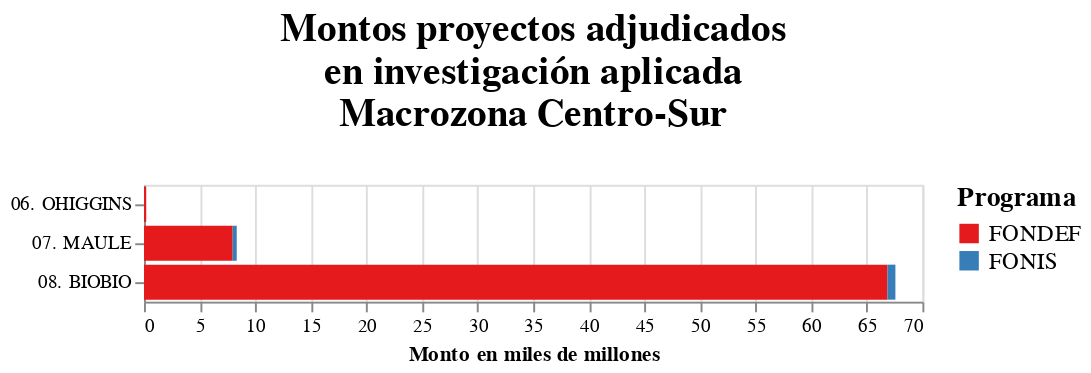

Write notebook code for a chart like this one.
### Code cell
base = alt.Chart(df_consolidado).encode(
    y = alt.Y('REGION_EJECUCION:O',title=None))
bar = base.mark_bar().encode(
    x = alt.X('MONTO ADJUDICADO (MILES $):Q',title='Monto en miles de millones'),
    color= alt.Color('PROGRAMA_CONICYT',title='Programa',scale=alt.Scale(scheme='set1')))
text =  base.mark_text(dx=-20, color='white').encode(
    x ='MONTO ADJUDICADO (MILES $):Q',
    text=alt.Text('MONTO ADJUDICADO (MILES $)', format='.1f'))
    
(bar).properties(
            title=['Montos proyectos adjudicados','en investigación aplicada','Macrozona Centro-Sur','']
        ).configure_title(fontSize=20, font='Arial', anchor='middle', color='black').configure_legend(titleFontSize=14,labelFontSize=12)

### Figure 1 — Vega-Lite specification as saved in the notebook (floating-point values rounded to 4 significant figures)
{"config": {"view": {"continuousWidth": 400, "continuousHeight": 300}, "legend": {"labelFontSize": 12, "titleFontSize": 14}, "title": {"anchor": "middle", "color": "black", "font": "Arial", "fontSize": 20}}, "data": {"name": "data-88db169c4d98af6c537bccfc010e7e6a"}, "mark": "bar", "encoding": {"color": {"type": "nominal", "field": "PROGRAMA_CONICYT", "scale": {"scheme": "set1"}, "title": "Programa"}, "x": {"type": "quantitative", "field": "MONTO ADJUDICADO (MILES $)", "title": "Monto en miles de millones"}, "y": {"type": "ordinal", "field": "REGION_EJECUCION", "title": null}}, "title": ["Montos proyectos adjudicados", "en investigación aplicada", "Macrozona Centro-Sur", ""], "$schema": "https://vega.github.io/schema/vega-lite/v4.8.1.json", "datasets": {"data-88db169c4d98af6c537bccfc010e7e6a": [{"REGION_EJECUCION": "06. OHIGGINS", "PROGRAMA_CONICYT": "FONDEF", "MONTO ADJUDICADO (MILES $)": 0.2}, {"REGION_EJECUCION": "07. MAULE", "PROGRAMA_CONICYT": "FONDEF", "MONTO ADJUDICADO (MILES $)": 7.974}, {"REGION_EJECUCION": "07. MAULE", "PROGRAMA_CONICYT": "FONIS", "MONTO ADJUDICADO (MILES $)": 0.3646}, {"REGION_EJECUCION": "08. BIOBIO", "PROGRAMA_CONICYT": "FONDEF", "MONTO ADJUDICADO (MILES $)": 66.86}, {"REGION_EJECUCION": "08. BIOBIO", "PROGRAMA_CONICYT": "FONIS", "MONTO ADJUDICADO (MILES $)": 0.7106}]}}
